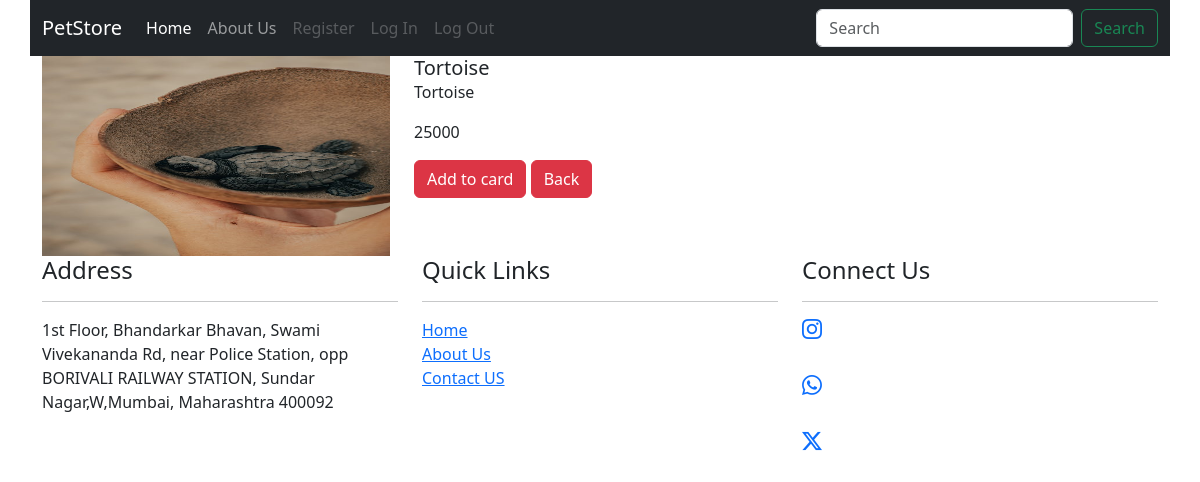
/details/4, run on the app's committed database.
### Petapp/models.py (models this page shows)
class Pet(models.Model):
     id=models.IntegerField(primary_key=True)
     name=models.CharField(max_length=50)
     description = models.CharField(max_length=255,default='null')
     category_choices=(("Cat","Cat"),("Dog","Dog"),("Bird","Bird"),("Fish","Fish"),("Tortoise","Tortoise"))
     category=models.CharField(max_length=50,choices=category_choices, default="watch")
     image=models.ImageField(upload_to="images/", height_field=None, width_field=None, max_length=None)
     price=models.IntegerField()
     prod = CustomManager()
     objects=models.Manager()

### Petapp/views.py (the view)
# urls.py: path('details/<int:pid>', views.details, name='details'),
def details(req,pid):
    pets= Pet.objects.get(id=pid)
    context = {'pets': pets}
    return render(req,"details.html",context)

### Petapp/Templates/details.html (shortened to what this page needs)
{% extends "base.html" %}
{% block body %}
<div class="row">
    <div class="col-md-4">
        <img src="{{pets.image.url}}" class="card-img-top" alt="..." style="width: 100%; height:200px;">
    </div>
    <div class="col-md-8">
        <div class="card-body">
            <h5 class="card-title">{{pets.name}}</h5>
            <p class="card-text">{{pets.description}}</p>
            <p class="card-text">{{pets.price}}</p>
            <a href="/addcart/{{pets.id}}"><button type="submit" class="btn btn-danger">Add to card</button></a>
            <a href="/"><button type="submit" class="btn btn-danger">Back</button></a>
        </div><br>
    </div>
</div>
{% endblock  %}

### data on the page
Pet: image (picture), name "Tortoise", description "Tortoise", price "25000"
